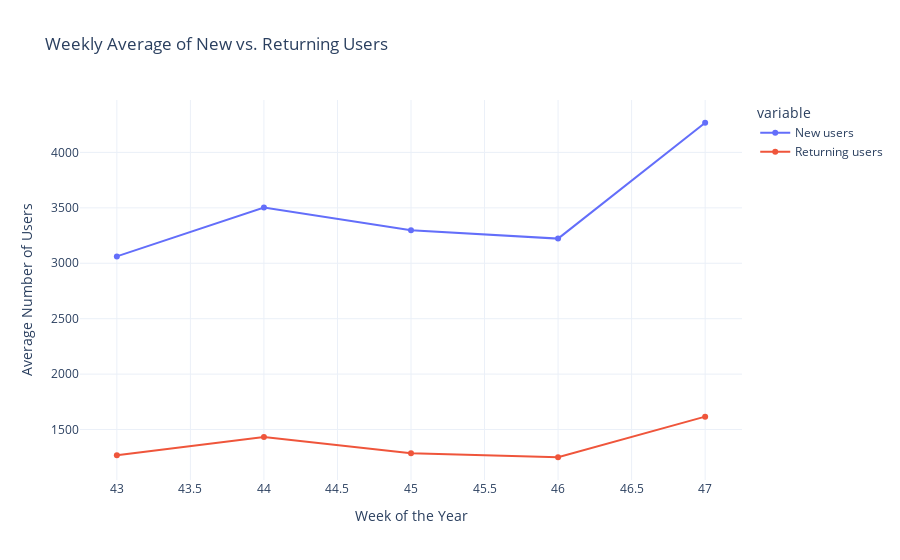
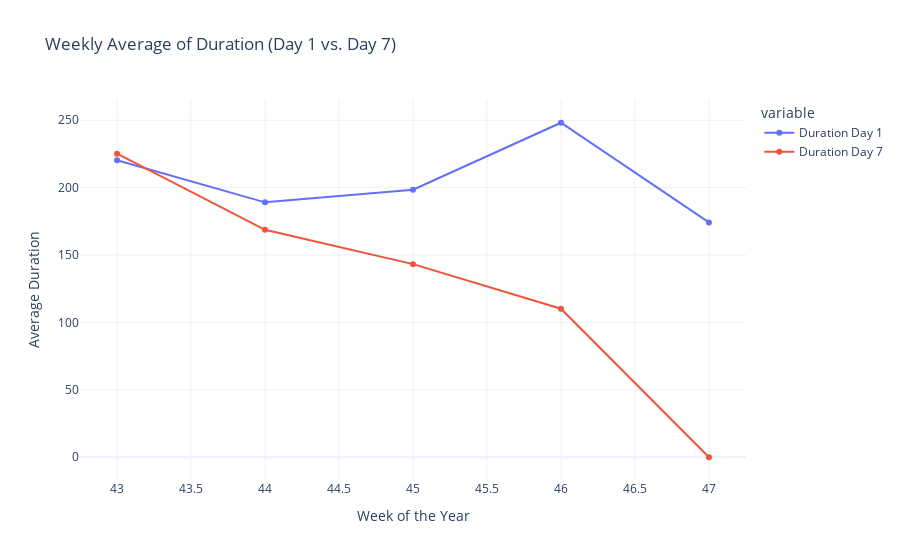

Notebook code cell kept with these figures, in order:
### Code cell
# Now, let’s have a look at the weekly average of the new and returning users and the duration:

fig1 = px.line(weekly_averages, x='Week', y=['New users', 'Returning users'], markers=True,
               labels={'value': 'Average Number of Users'}, title='Weekly Average of New vs. Returning Users')

fig1.update_xaxes(title='Week of the Year')

fig1.update_yaxes(title='Average Number of Users')

fig2 = px.line(weekly_averages, x='Week', y=['Duration Day 1', 'Duration Day 7'], markers=True,
               labels={'value': 'Average Duration'}, title='Weekly Average of Duration (Day 1 vs. Day 7)')

fig2.update_xaxes(title='Week of the Year')

fig2.update_yaxes(title='Average Duration')

fig1.show()

fig2.show()

### Figure 1 — Plotly figure (JSON) as saved in the notebook; plotly's stock layout.template omitted (floating-point values rounded to 4 significant figures)
{"data": [{"hovertemplate": "variable=New users<br>Week=%{x}<br>Average Number of Users=%{y}<extra></extra>", "legendgroup": "New users", "line": {"color": "#636efa", "dash": "solid"}, "marker": {"symbol": "circle"}, "mode": "lines+markers", "name": "New users", "orientation": "v", "showlegend": true, "type": "scatter", "x": [43, 44, 45, 46, 47], "xaxis": "x", "y": [3062.0, 3504.0, 3298.0, 3222.0, 4268.0], "yaxis": "y"}, {"hovertemplate": "variable=Returning users<br>Week=%{x}<br>Average Number of Users=%{y}<extra></extra>", "legendgroup": "Returning users", "line": {"color": "#EF553B", "dash": "solid"}, "marker": {"symbol": "circle"}, "mode": "lines+markers", "name": "Returning users", "orientation": "v", "showlegend": true, "type": "scatter", "x": [43, 44, 45, 46, 47], "xaxis": "x", "y": [1268.0, 1433.0, 1286.0, 1250, 1616.0], "yaxis": "y"}], "layout": {"legend": {"title": {"text": "variable"}, "tracegroupgap": 0}, "title": {"text": "Weekly Average of New vs. Returning Users"}, "xaxis": {"anchor": "y", "domain": [0, 1], "title": {"text": "Week of the Year"}}, "yaxis": {"anchor": "x", "domain": [0, 1], "title": {"text": "Average Number of Users"}}}}

### Figure 2 — Plotly figure (JSON) as saved in the notebook; plotly's stock layout.template omitted (floating-point values rounded to 4 significant figures)
{"data": [{"hovertemplate": "variable=Duration Day 1<br>Week=%{x}<br>Average Duration=%{y}<extra></extra>", "legendgroup": "Duration Day 1", "line": {"color": "#636efa", "dash": "solid"}, "marker": {"symbol": "circle"}, "mode": "lines+markers", "name": "Duration Day 1", "orientation": "v", "showlegend": true, "type": "scatter", "x": [43, 44, 45, 46, 47], "xaxis": "x", "y": [220.3, 189.1, 198.4, 248.1, 174.2], "yaxis": "y"}, {"hovertemplate": "variable=Duration Day 7<br>Week=%{x}<br>Average Duration=%{y}<extra></extra>", "legendgroup": "Duration Day 7", "line": {"color": "#EF553B", "dash": "solid"}, "marker": {"symbol": "circle"}, "mode": "lines+markers", "name": "Duration Day 7", "orientation": "v", "showlegend": true, "type": "scatter", "x": [43, 44, 45, 46, 47], "xaxis": "x", "y": [225.2, 168.7, 143.2, 110.2, 0], "yaxis": "y"}], "layout": {"legend": {"title": {"text": "variable"}, "tracegroupgap": 0}, "title": {"text": "Weekly Average of Duration (Day 1 vs. Day 7)"}, "xaxis": {"anchor": "y", "domain": [0, 1], "title": {"text": "Week of the Year"}}, "yaxis": {"anchor": "x", "domain": [0, 1], "title": {"text": "Average Duration"}}}}
